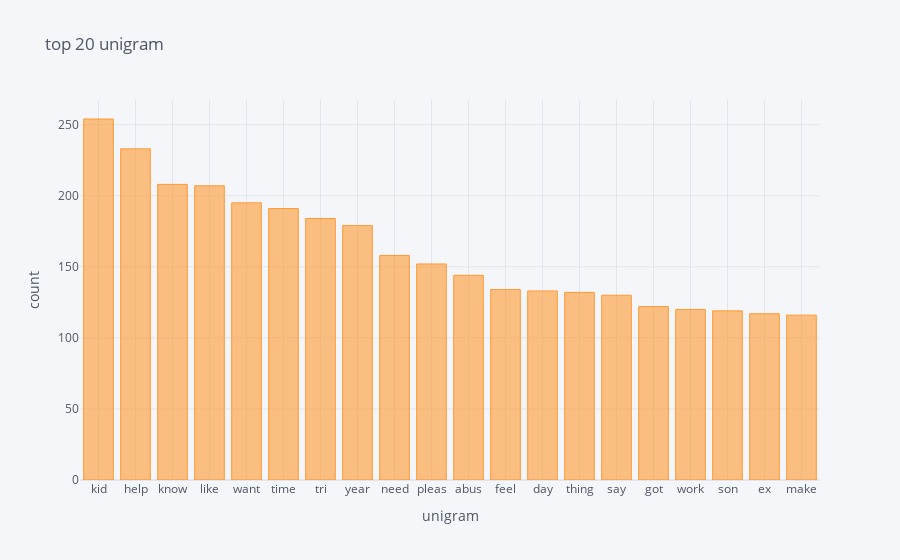

The code cell stored with this chart in its notebook:
### Code cell
words = get_top_n_words(list(df['stemmed']),20,1)
df1 = pd.DataFrame(words,columns=['trigram','frequency'])
df1= df1.set_index('trigram')
df1.iplot(kind='bar',xTitle='unigram',yTitle='count', title='top 20 unigram')

### Figure 1 — Plotly figure (JSON) as saved in the notebook; plotly's stock layout.template omitted (floating-point values rounded to 4 significant figures)
{"data": [{"marker": {"color": "rgba(255, 153, 51, 0.6)", "line": {"color": "rgba(255, 153, 51, 1.0)", "width": 1}}, "name": "frequency", "orientation": "v", "text": "", "type": "bar", "x": ["kid", "help", "know", "like", "want", "time", "tri", "year", "need", "pleas", "abus", "feel", "day", "thing", "say", "got", "work", "son", "ex", "make"], "y": [254, 233, 208, 207, 195, 191, 184, 179, 158, 152, 144, 134, 133, 132, 130, 122, 120, 119, 117, 116]}], "layout": {"legend": {"bgcolor": "#F5F6F9", "font": {"color": "#4D5663"}}, "paper_bgcolor": "#F5F6F9", "plot_bgcolor": "#F5F6F9", "title": {"font": {"color": "#4D5663"}, "text": "top 20 unigram"}, "xaxis": {"gridcolor": "#E1E5ED", "showgrid": true, "tickfont": {"color": "#4D5663"}, "title": {"font": {"color": "#4D5663"}, "text": "unigram"}, "zerolinecolor": "#E1E5ED"}, "yaxis": {"gridcolor": "#E1E5ED", "showgrid": true, "tickfont": {"color": "#4D5663"}, "title": {"font": {"color": "#4D5663"}, "text": "count"}, "zerolinecolor": "#E1E5ED"}}}
